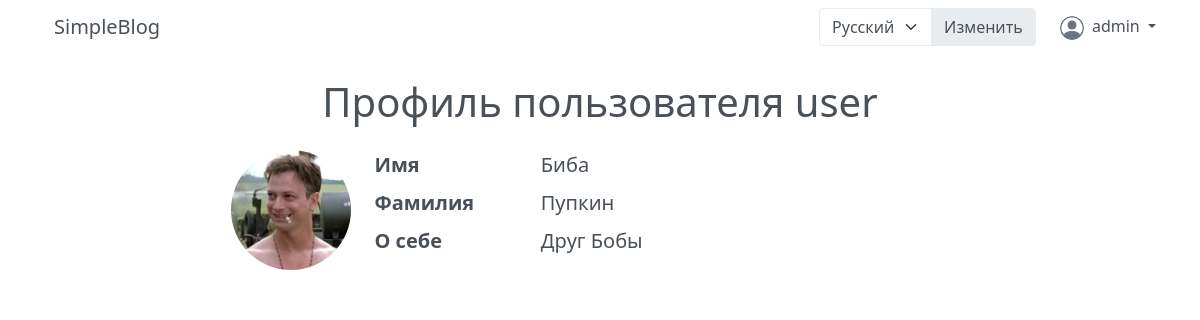
The app's page /profile/2 (signed in) with its own data.
### app_userauth/models.py (models this page shows)
class UserProfile(models.Model):
    user = models.OneToOneField(User, on_delete=models.CASCADE, related_name='profile', verbose_name=_('Username'))
    first_name = models.CharField(max_length=50, blank=True, default=str, verbose_name=_('First name'))
    last_name = models.CharField(max_length=50, blank=True, default=str, verbose_name=_('Last name'))
    about = models.TextField(max_length=200, blank=True, default=str, verbose_name=_('About'))
    avatar = models.ImageField(upload_to=GetUserDirectory('avatars'),
                               default='avatars/default.svg', verbose_name=_('Avatar'))
    class Meta:
        verbose_name_plural = _('user_profiles')
        verbose_name = _('user_profile')

### app_userauth/views.py (the view)
# urls.py: path('profile/<int:pk>', UserProfileDetail.as_view(), name='user_profile_detail')
class UserProfileDetail(generic.DetailView):
    model = UserProfile

### templatetags/common_tags.py (called while the page is built)
@register.inclusion_tag('navbar.html', takes_context=True)
def navbar(context):
    return context

### app_userauth/templates/app_userauth/userprofile_detail.html (shortened to what this page needs)
{% extends 'base_container.html' %}
{% load i18n %}
{% block content %}
     <div class="row justify-content-center content-container">
        <div class="col-12 gy-4">
            <div class="row text-center">
                <h1>
                </h1>
            </div>
        </div>
        <div class="col-2 gy-3 profile-avatar-container">
            <img
                  src="{{ object.avatar.url }}"
                  class="rounded-circle"
                  style="width: 120px; height: 120px"
                  alt="Avatar"
                />
        </div>
        <div class="col-7 gy-3 fs-5">
            <dl class="row">
              <dt class="col-sm-3">{% trans 'First name' %}</dt>
              <dd class="col-sm-9">{{ object.first_name }}</dd>
              <dt class="col-sm-3">{% trans 'Last name' %}</dt>
              <dd class="col-sm-9">{{ object.last_name }}</dd>
              <dt class="col-sm-3">{% trans 'About' %}</dt>
              <dd class="col-sm-9">{{ object.about }}</dd>
            </dl>
        </div>
     </div>
{% endblock content %}

### templates/navbar.html (shortened to what this page needs)
{% load staticfiles %}
{% load i18n %}
<div class="row">
    <div class="col navbar-col">
        <nav class="navbar navbar-expand-lg">
            <div class="container-fluid navbar-container">
                <a class="navbar-brand mb-0 h1" href="{% url 'records_list' %}">
                    SimpleBlog
                </a>
                <div class="navbar-nav me-4">
                    <form class="d-flex"  action="{% url 'set_language' %}" method="post">  {% csrf_token %}
                        <div class="input-group">
                            <select class="form-select language-selector" aria-label="Language"  name="language">
                                {% get_current_language as LANGUAGE_CODE %}
                                {% get_available_languages as LANGUAGES %}
                                {% get_language_info_list for LANGUAGES as languages %}
                                {% for language in languages %}
                                    <option value="{{ language.code }}"
                                            {% if language.code == LANGUAGE_CODE %}selected{% endif %}>
                                        {{ language.name_local }}
                                    </option>
                                {% endfor %}
                            </select>
                            <button class="btn btn-outline-secondary btn-set-language" type="submit">
                                {% trans 'Change language' %}
                            </button>
                        </div>
                    </form>
                </div>
                {% if not request.user.is_authenticated %}
                        <div class="navbar-nav">
                            <a href="{% url 'login' %}" class="btn nav-link btn-login-logout">
                                {% trans 'Login / Sign up' %}
                            </a>
                        </div>
                    {% else %}
                        <div class="nav-item dropdown">
                            <a class="navbar-text dropdown-toggle" href="#" id="navbarDropdownMenuLink" role="button" data-bs-toggle="dropdown" aria-expanded="false">
                                <img src="{{ request.user.profile.avatar.url }}" class="img-nav rounded-circle me-1">
                                {{ request.user.username }}
                            </a>
                        </div>
                    {% endif %}
            </div>
        </nav>
    </div>
</div>

### static/css/blog_styles.css (style rules this page uses)
.navbar-col { padding-left: 0; }
.navbar-container { padding-right: 2px; }
.content-container { border-radius: 5px; padding-bottom: 20px; margin-bottom: 20px; max-width: 72rem; }
.profile-avatar-container { display: flex; align-items: flex-start; justify-content: flex-end; }
a { color: var(--bs-gray-700); text-decoration: none; }
body { color: var(--bs-gray-700); }
.img-nav { width: 24px; height: 24px; }
.btn-set-language { border-color: #e9ecef; background-color: #e9ecef; color: var(--bs-gray-700); }
.language-selector { border-color: #e9ecef; color: var(--bs-gray-700); }

### records on screen
UserProfile: avatar (picture), first_name "Биба", last_name "Пупкин", about "Друг Бобы"

### other values on screen
{{ request.user.username }} "admin"
form field language "Русский"
